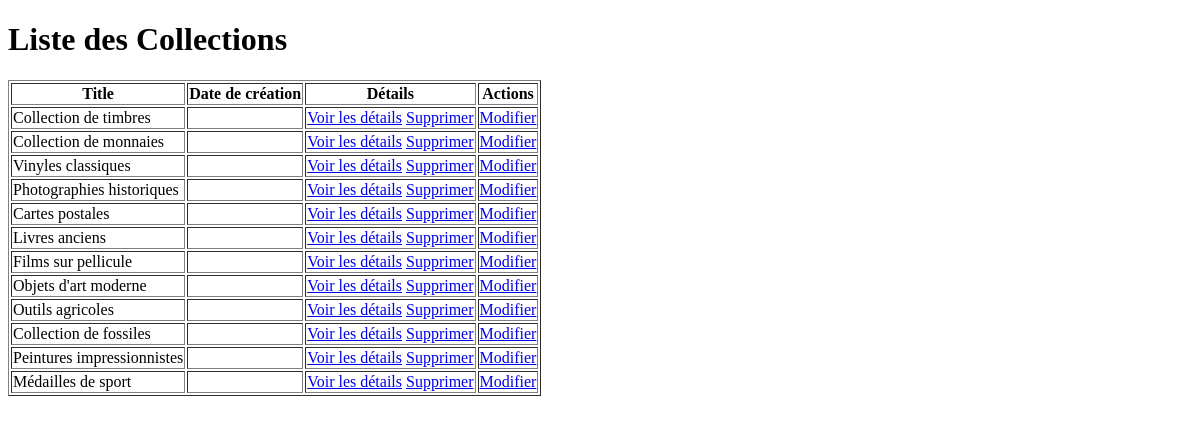
/all/, run on an earlier commit of the app's database.
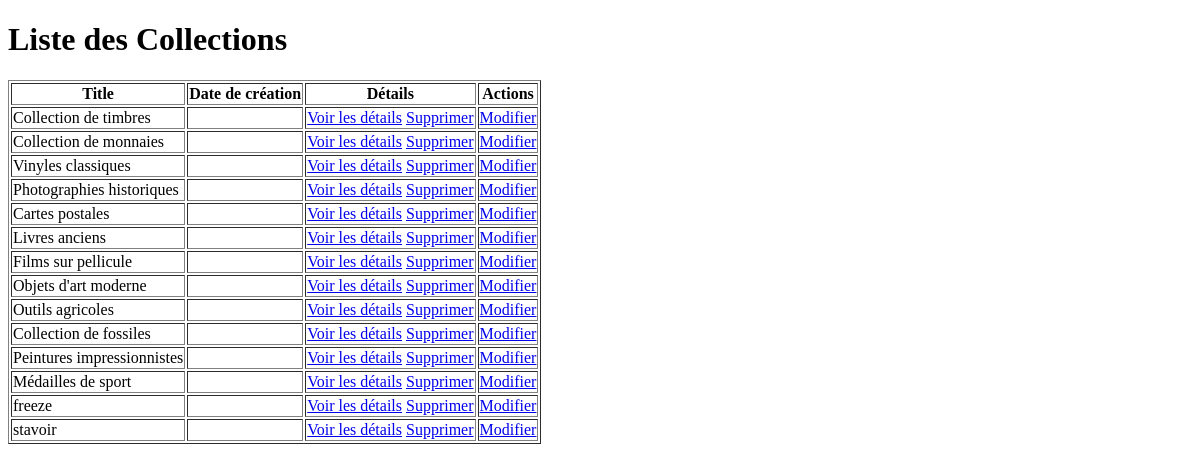
And on a later commit of the database.
### collec_management/models.py (models this page shows, shortened)
class Collec(models.Model):
    title = models.CharField(max_length=100, null=False)
    description = models.TextField(null=False)
    date=models.DateTimeField(default=datetime.date.today, null=False)

### collec_management/views.py (the view)
# urls.py: path('all/', views.collection_list, name='collection_list'),
def collection_list(request):
    collections = Collec.objects.all()
    return render(request, 'collection_list.html', {'collections': collections})

### collec_management/templates/collection_list.html (shortened to what this page needs)
<!DOCTYPE html>
<html lang="en">
<head>
</head>
<body>
    <div>
        <h1>Liste des Collections</h1>
        <table border="1">
            <tr>
                <th>Title</th>
                <th>Date de création</th>
                <th>Détails</th>
                <th>Actions</th>
            </tr>
            {% for collection in collections %}
            <tr>
                <td>{{ collection.title }}</td>
                <td>{{ collection.date_creation | date:"F j, Y" }}</td>
                <td>
                    <a href="{% url 'collec_detail' collection.id %}">Voir les détails</a>
                    <a href="{% url 'delete_collection' collection.id %}">Supprimer</a>
                </td>
                <td>
                    <a href="{% url 'edit_collection' collection.id %}">Modifier</a>
                </td>
            </tr>
            {% endfor %}
        </table>
    </div>
</body>
</html>

What changed in the data, as far as the page shows it:
added Collec: title "freeze"
added Collec: title "stavoir"
